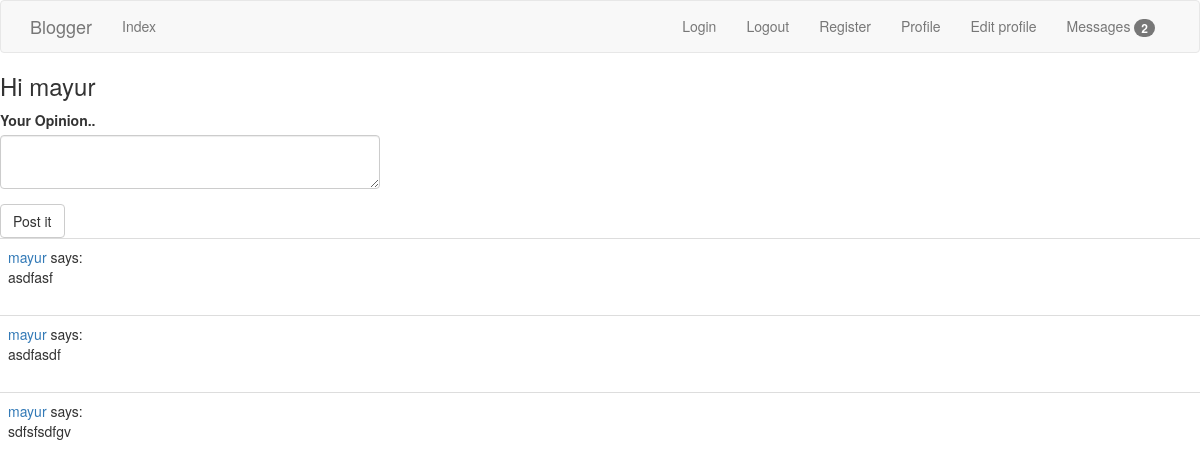
/main/index (signed in), run on an earlier commit of the app's database.
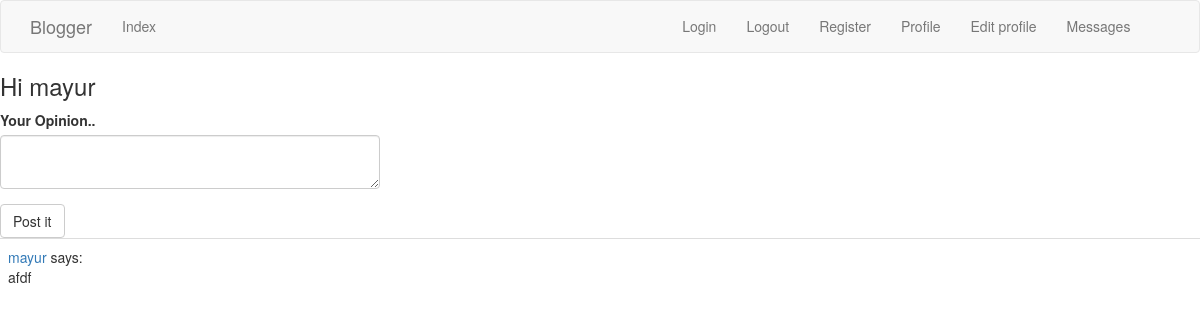
And on a later commit of the database.
### app/models.py (models this page shows, shortened)
class Post(db.Model):
	id = db.Column(db.Integer, primary_key=True)
	body = db.Column(db.String(140))
	timestamp = db.Column(db.DateTime, index=True, default=datetime.utcnow)
	user_id = db.Column(db.Integer, db.ForeignKey("user.id")) #user is db table name of above class -> incosistancy

class User(UserMixin, db.Model):
	id = db.Column(db.Integer, primary_key = True)
	name = db.Column(db.String(64), index = True, unique = True)
	mail = db.Column(db.String(120), index = True)
	password_hash = db.Column(db.String(128))
	about_me = db.Column(db.String(140))
	last_seen = db.Column(db.DateTime, default = datetime.utcnow)
	last_message_read_time = db.Column(db.DateTime)      #Save when user read message last time.used to find how many unseen messages are remaining.
	posts = db.relationship("Post", backref = "author", lazy="dynamic")  #Post is following table -> this is not field in user table -> just a link
	messages_sent = db.relationship("Message", foreign_keys = "Message.sender_id", backref = "author", lazy = "dynamic")
	messages_recieved = db.relationship("Message", foreign_keys = "Message.reciever_id", backref = "reciever", lazy = "dynamic")
	notifications = db.relationship("Notification", backref = "user", lazy = "dynamic")
	tasks = db.relationship("Task", backref = "user", lazy = "dynamic")
	def getAllPosts(self):
		posts = Post.query.all()
		return posts
	def getMessagesCount(self):
		last_read_time = self.last_message_read_time or datetime(1900, 1, 1)  #set to oldest so all messges are marked as unseen
		return Message.query.filter_by(reciever = self).filter(Message.timestamp > last_read_time).count()
	def getTasksInProgress(self):
		all_tasks = Task.query.filter_by(user = self, complete = False).all()
		return all_tasks

### app/main/routes.py (the view, shortened to what this page needs)
@bp.route("/")
@bp.route("/index", methods = ["GET", "POST"])
@login_required              #protect this function -> also adds ?next parameter in url to remember where to go next after logged in
def index():					#need to inspect next parameter in login(), as hacker can put protected page address in next and it will redirect there.
	form = PostForm()
	posts = current_user.getAllPosts()
	return render_template("index.html", title = "Home", posts = posts, form=form)

### app/main/forms.py
class PostForm(FlaskForm):
	post = TextAreaField("Your Opinion..", validators=[DataRequired(), Length(min=1, max=140)])
	submit = SubmitField("Post it")

### app/main/routes.py (called while the page is built)
@bp.before_request
def before_request():
	if current_user.is_authenticated:
		current_user.last_seen = datetime.utcnow()
		db.session.commit()	  #no need to db.session.add(u) coz current_user runs user_loader which put user in db session

### app/models.py (called while the page is built)
@login.user_loader  #for flask-login
def load_user(id):
	return User.query.get(int(id))

### app/templates/index.html
{% extends "base.html" %}
{% import "bootstrap/wtf.html" as wtf %}
{% block base_content %}
	<h3>Hi {{ current_user.name }}</h3>
	<div class="row">
		<div class="col-md-4">
			{{ wtf.quick_form(form) }}
		</div>
	</div>
	{% for post in posts %}
		{% include "_post.html" %}
	{% endfor %}
{% endblock %}

### app/templates/_post.html (shortened to what this page needs)
<table class="table table-hover">
	<tr>
		<td>
				<span class = "user_popup_class">
					<a href="{{ url_for('main.user', name=post.author.name) }}">{{ post.author.name }}</a>
				</span>
					says:
					<br>
					{{ post.body }}
		</td>
	</tr>
</table>

What changed in the data, as far as the page shows it:
removed Post: author.name "mayur", body "asdfasdf"
removed Post: author.name "mayur", body "sdfsfsdfgv"
changed Post "mayur": body "asdfasf" → "afdf"
Also different on the page:
{{ new_messages }}: "2" → (not shown)
